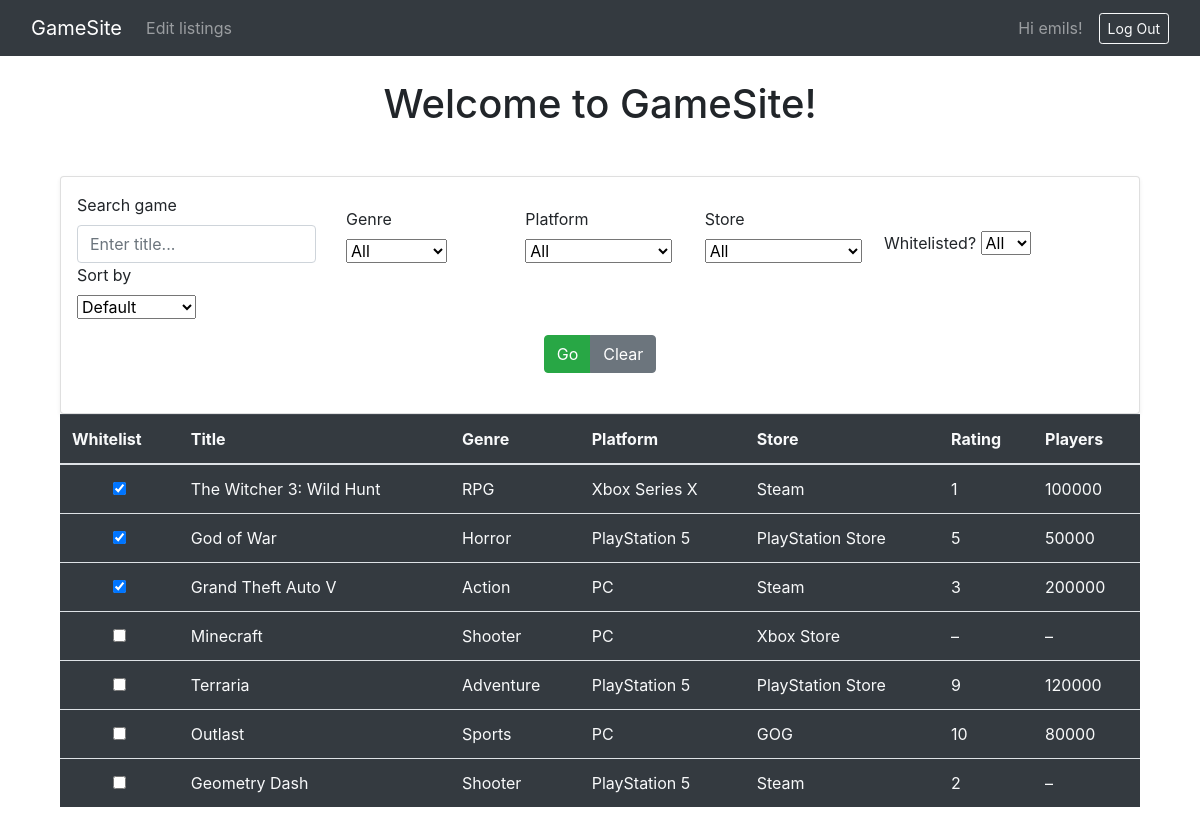
Page / (signed in) on the committed database.
### game_site/models.py (models this page shows, shortened)
class CustomUser(AbstractUser):
    USER_TYPE_CHOICES = (
        ("gamer", "Gamer"),
        ("dev", "Developer"),
    )
    user_type = models.CharField(
        max_length=5,
        choices=USER_TYPE_CHOICES,
        default="dev",
    )
    whitelisted_games = models.ManyToManyField(
        "Game",
        related_name="whitelisted_by",
        blank=True,
        help_text="Games this user has marked as ‘whitelisted’ (favorite).",
    )

class Game(models.Model):
    game_name = models.CharField(max_length=30)
    genre = models.ForeignKey(Genre, on_delete=models.CASCADE)
    platform = models.ForeignKey(Platform, on_delete=models.CASCADE)
    store = models.ForeignKey(Store, on_delete=models.CASCADE)
    size = models.ForeignKey(Size, on_delete=models.SET_NULL, null=True)
    developer = models.ForeignKey(Developer, on_delete=models.SET_NULL, null=True)
    publisher = models.ForeignKey(Publisher, on_delete=models.SET_NULL, null=True)
    dlc = models.ForeignKey(DLC, on_delete=models.SET_NULL, null=True, blank=True)
    game_mode = models.ForeignKey(GameMode, on_delete=models.SET_NULL, null=True)
    license = models.ForeignKey(License, on_delete=models.SET_NULL, null=True)
    system_requirements = models.ForeignKey(SystemRequirement, on_delete=models.SET_NULL, null=True)
    review = models.ForeignKey(Review, on_delete=models.SET_NULL, null=True, blank=True)
    multimedia = models.ForeignKey(Multimedia, on_delete=models.SET_NULL, null=True, blank=True)
    status = models.ForeignKey(Status, on_delete=models.SET_NULL, null=True)
    sales_history = models.ForeignKey(SalesHistory, on_delete=models.SET_NULL, null=True, blank=True)
    game_log = models.ForeignKey(GameLog, on_delete=models.SET_NULL, null=True, blank=True)
    rating = models.ForeignKey(Rating, on_delete=models.SET_NULL, null=True)
    online_status = models.ForeignKey(OnlineStatus, on_delete=models.SET_NULL, null=True, blank=True)
    award = models.ForeignKey(Award, on_delete=models.SET_NULL, null=True, blank=True)
    language = models.ForeignKey(Language, on_delete=models.SET_NULL, null=True)

class Genre(models.Model):
    genre_ID=models.IntegerField()
    Genre_Name=models.CharField(max_length=30)
    Genre_Popularity=models.CharField(max_length=20)
    def __str__(self):
        return self.Genre_Name

class Platform(models.Model):
    platform_ID=models.IntegerField()
    Platform_Name=models.CharField(max_length=30)
    def __str__(self):
        return self.Platform_Name

class Store(models.Model):
    store_ID=models.IntegerField()
    Store_Name=models.CharField(max_length=30)
    def __str__(self):
        return self.Store_Name

class Review(models.Model):
    review_ID = models.IntegerField()
    rating = models.IntegerField()
    text = models.TextField()

class OnlineStatus(models.Model):
    active_players = models.IntegerField()
    registered_players = models.IntegerField()

### game_site/views.py (the view)
# urls.py: path("", views.games_view_main, name="home"),
def games_view_main(request):
    games_qs = Game.objects.select_related(
        "genre", "platform", "store", "rating", "online_status"
    ).all()
    search_term = request.GET.get("search", "").strip()
    genre_filter = request.GET.get("genre", "")
    platform_filter = request.GET.get("platform", "")
    store_filter = request.GET.get("store", "")
    whitelisted = request.GET.get("whitelisted")
    sort_by = request.GET.get("sort", "")
    if search_term:
        games_qs = games_qs.filter(game_name__icontains=search_term)
    if genre_filter:
        games_qs = games_qs.filter(genre_id=genre_filter)
    if platform_filter:
        games_qs = games_qs.filter(platform_id=platform_filter)
    if store_filter:
        games_qs = games_qs.filter(store_id=store_filter)
    if whitelisted == "yes":
        games_qs = games_qs.filter(whitelisted_by=request.user)
    elif whitelisted == "no":
        games_qs = games_qs.exclude(whitelisted_by=request.user)
    if sort_by == "name":
        games_qs = games_qs.order_by("game_name")
    elif sort_by == "rating":
        games_qs = games_qs.order_by("-review__rating")
    elif sort_by == "players":
        games_qs = games_qs.order_by("-online_status__active_players")
    context = {
        "games": games_qs,
        "genres": Genre.objects.all(),
        "platforms": Platform.objects.all(),
        "stores": Store.objects.all(),
        "search": search_term,
        "selected_genre": genre_filter,
        "selected_platform": platform_filter,
        "selected_store": store_filter,
        "sort_by": sort_by,
        "whitelisted": whitelisted,
    }
    return render(request, "home.html", context)

### game_site/templates/home.html (shortened to what this page needs)
{% extends "base.html" %}
{% block content %}
<h1 class="text-center mt-4">Welcome to GameSite!</h1>
<div class="container mt-5">
  <form method="get" class="card p-3 shadow-sm">
    <div class="row g-3 align-items-end">
      <div class="col-md-3">
        <label class="form-label">Search game</label>
        <input
          name="search"
          type="text"
          class="form-control"
          value="{{ search }}"
          placeholder="Enter title..."
        />
      </div>
      <div class="col-md-2">
        <label class="form-label">Genre</label>
        <select name="genre" class="form-select">
          <option value="">All</option>
        </select>
      </div>
      <div class="col-md-2">
        <label class="form-label">Platform</label>
        <select name="platform" class="form-select">
          <option value="">All</option>
        </select>
      </div>
      <div class="col-md-2">
        <label class="form-label">Store</label>
        <select name="store" class="form-select">
          <option value="">All</option>
        </select>
      </div>
		  {% if user.is_authenticated %}
	<div class="col-md-2">
		<label class="form-label">Whitelisted?</label>
		<select name="whitelisted" class="form-select">
			<option value="">All</option>
		</select>
	</div>
	{% endif %}
      <div class="col-md-2">
        <label class="form-label">Sort by</label>
        <select name="sort" class="form-select">
          <option value="">Default</option>
        </select>
      </div>
     <div class="col-12 d-flex justify-content-center mt-3 mb-4">
    <div class="btn-group gap-2" role="group">
        <button class="btn btn-success" type="submit">Go</button>
        <a href="{% url 'home' %}" class="btn btn-secondary">Clear</a>
    </div>
</div>
    </div>
  </form>
  <table class="table table-hover align-middle text-light bg-dark">
    <thead class="table-dark">
      <tr>
	  {% if user.is_authenticated %}
	    <th>Whitelist</th>
		{% endif %}
        <th>Title</th>
        <th>Genre</th>
        <th>Platform</th>
        <th>Store</th>
        <th>Rating</th>
        <th>Players</th>
      </tr>
    </thead>
    <tbody>
      {% for game in games %}
      <tr class="game-row" data-id="{{ game.id }}" style="cursor: pointer;">
	{% if user.is_authenticated %}
    <td class="align-middle text-center">
        <form method="post" action="{% url 'toggle_whitelist' game.id %}">
            <input type="checkbox"
                   name="whitelist"
                   onchange="this.form.submit()"
                   {% if game in request.user.whitelisted_games.all %}checked{% endif %}>
        </form>
    </td>
	{% endif %}
    <td>{{ game.game_name }}</td>
    <td>{{ game.genre }}</td>
    <td>{{ game.platform }}</td>
    <td>{{ game.store }}</td>
    <td>{{ game.review.rating|default:"–" }}</td>
    <td>{{ game.online_status.active_players|default:"–" }}</td>
</tr>
      {% empty %}
      <tr><td colspan="6" class="text-center text-muted">No games found</td></tr>
      {% endfor %}
    </tbody>
  </table>
</div>
{% endblock %}

### game_site/templates/Navbar/_navbar.html (shortened to what this page needs)
<nav class="navbar navbar-expand-lg navbar-dark bg-dark w-100">
    <div class="container-fluid">
        <a class="navbar-brand" href="/">GameSite</a>
        <div class="collapse navbar-collapse" id="navbarNav">
            <ul class="navbar-nav">
                {% if user.is_authenticated and user.user_type == "dev" %}
                    <li class="nav-item"><a class="nav-link" href="{% url 'games' %}">Edit listings</a></li>
                {% endif %}
            </ul>
            <div class="ml-auto d-flex align-items-center">
                {% if user.is_authenticated %}
                    <span class="navbar-text me-2">Hi {{ user.username }}!&emsp;</span>
                    <form action="{% url 'logout' %}" method="post" class="d-inline">
                        <button type="submit" class="btn btn-outline-light btn-sm">Log Out</button>
                    </form>
                {% else %}
                    <a href="{% url 'login' %}" class="btn btn-outline-light btn-sm">Log In</a>
                {% endif %}
            </div>
        </div>
    </div>
</nav>

### game_site/templates/base.html (style rules this page uses)
table.table { background-color: #343a40; }
table.table td, table.table th { color: #f8f9fa; }

### rows in the picture
CustomUser: username "emils", whitelist "☑"
Game: game_name "The Witcher 3: Wild Hunt", genre "RPG", platform "Xbox Series X", store "Steam", review.rating "1", online_status.active_players "100000"
Game: game_name "God of War", genre "Horror", platform "PlayStation 5", store "PlayStation Store", review.rating "5", online_status.active_players "50000"
Game: game_name "Grand Theft Auto V", genre "Action", platform "PC", store "Steam", review.rating "3", online_status.active_players "200000"
Game: game_name "Minecraft", genre "Shooter", platform "PC", store "Xbox Store", review.rating "–", online_status.active_players "–"
Game: game_name "Terraria", genre "Adventure", platform "PlayStation 5", store "PlayStation Store", review.rating "9", online_status.active_players "120000"
Game: game_name "Outlast", genre "Sports", platform "PC", store "GOG", review.rating "10", online_status.active_players "80000"
Game: game_name "Geometry Dash", genre "Shooter", platform "PlayStation 5", store "Steam", review.rating "2", online_status.active_players "–"
